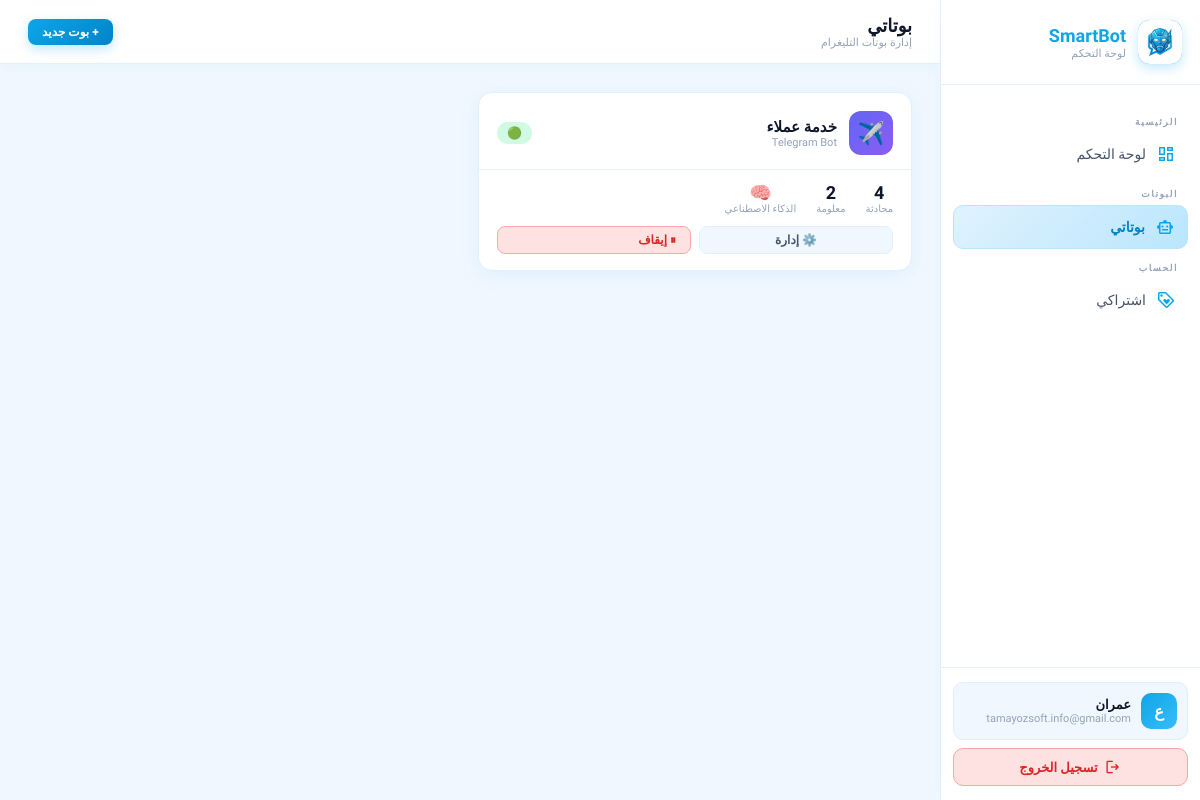
Before: /bots (signed in) with the older database file.
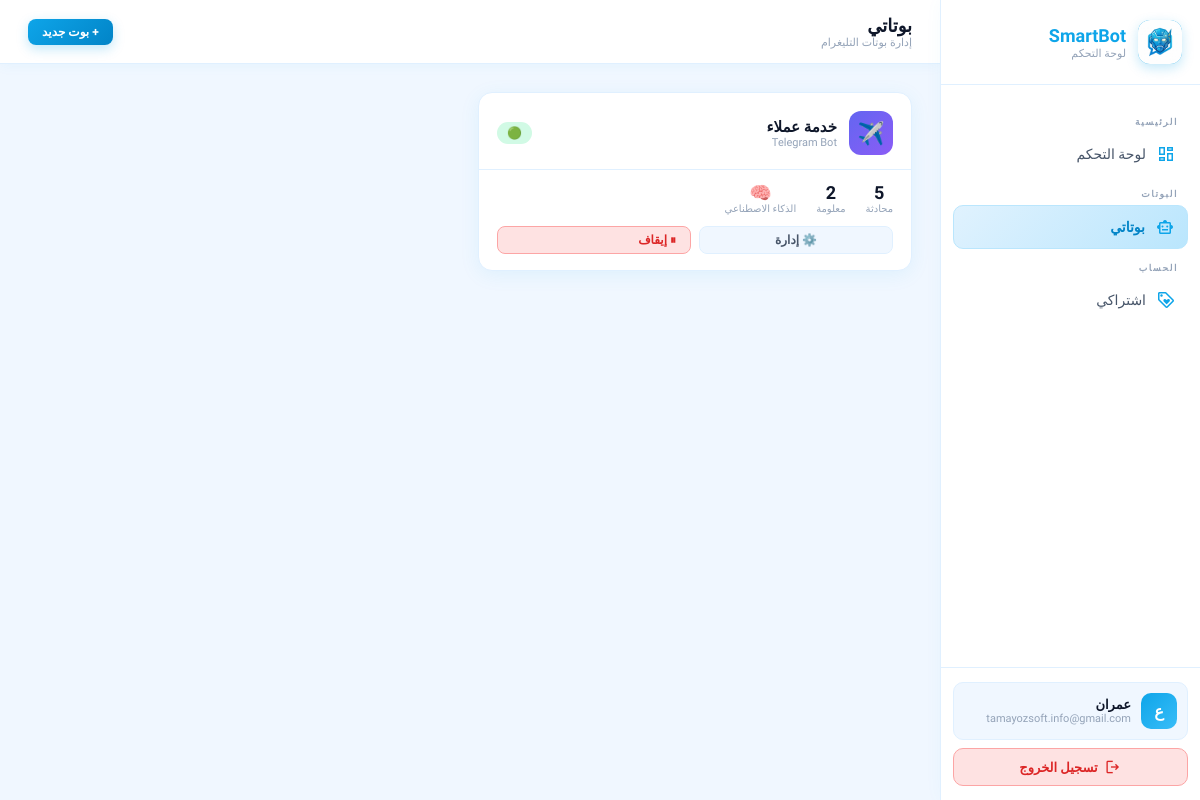
After: the same page with the newer database file.
### tables this page shows
CREATE TABLE bots (
    id INTEGER PRIMARY KEY AUTOINCREMENT,
    user_id INTEGER NOT NULL REFERENCES users(id) ON DELETE CASCADE,
    name TEXT NOT NULL,
    description TEXT,
    platform TEXT DEFAULT 'telegram',
    token TEXT,
    webhook_url TEXT,
    is_active INTEGER DEFAULT 0,
    ai_enabled INTEGER DEFAULT 1,
    ai_model TEXT DEFAULT 'gemini-1.5-flash',
    system_prompt TEXT,
    welcome_message TEXT,
    language TEXT DEFAULT 'ar',
    settings TEXT DEFAULT '{}',
    created_at TEXT DEFAULT (datetime('now')),
    updated_at TEXT DEFAULT (datetime('now'))
, allowed_group_id TEXT, allowed_group_title TEXT, group_trigger TEXT DEFAULT 'botrun', group_mode_enabled INTEGER DEFAULT 1);

### app/routers/user/bots.py (the view)
@router.get("/bots", response_class=HTMLResponse)
async def user_bots(request: Request, db: aiosqlite.Connection = Depends(get_db)):
    user_payload = require_user(request)
    if not user_payload:
        return RedirectResponse("/login", status_code=302)
    user_id = int(user_payload["sub"])
    async with db.execute("SELECT * FROM users WHERE id = ?", (user_id,)) as c:
        user = dict(await c.fetchone())
    async with db.execute("""
        SELECT b.*,
               (SELECT COUNT(*) FROM conversations WHERE bot_id = b.id) as conv_count,
               (SELECT COUNT(*) FROM knowledge_base WHERE bot_id = b.id) as kb_count
        FROM bots b WHERE b.user_id = ? ORDER BY b.created_at DESC
    """, (user_id,)) as c:
        bots = [dict(r) for r in await c.fetchall()]
    has_sub = await check_subscription(user_id, db)
    return templates.TemplateResponse("user/bots.html", {
        "request": request,
        "user": user,
        "bots": bots,
        "has_subscription": has_sub,
        "page": "bots"
    })

### app/templates/user/bots.html (shortened to what this page needs)
{% extends "user/layout.html" %}
{% block page_title %}بوتاتي{% endblock %}
{% block page_sub %}إدارة بوتات التليغرام{% endblock %}
{% block topbar_actions %}
<a href="/bots/new" class="btn btn-primary btn-sm">+ بوت جديد</a>
{% endblock %}
{% block content %}
{% if bots %}
<div style="display:grid;grid-template-columns:repeat(auto-fill,minmax(300px,1fr));gap:16px;">
    {% for bot in bots %}
    <div class="card" style="padding:0;overflow:hidden;transition:all 0.3s;" onmouseenter="this.style.transform='translateY(-3px)';this.style.boxShadow='0 16px 40px rgba(0,0,0,0.4)'" onmouseleave="this.style.transform='';this.style.boxShadow=''">
        <div style="padding:18px 18px 14px;border-bottom:1px solid var(--border);display:flex;align-items:center;gap:12px;">
            <div style="width:44px;height:44px;background:linear-gradient(135deg,#6366f1,#8b5cf6);border-radius:12px;display:flex;align-items:center;justify-content:center;font-size:22px;flex-shrink:0;">✈️</div>
            <div style="flex:1;overflow:hidden;">
                <div style="font-weight:700;font-size:15px;white-space:nowrap;overflow:hidden;text-overflow:ellipsis;">{{ bot.name }}</div>
                <div style="font-size:11px;color:var(--muted);">Telegram Bot</div>
            </div>
            <div>
                {% if bot.is_active %}
                <span class="badge badge-active">🟢</span>
                {% else %}
                <span class="badge badge-inactive">🔴</span>
                {% endif %}
            </div>
        </div>
        <div style="padding:12px 18px;display:flex;gap:20px;">
            <div style="text-align:center;">
                <div style="font-size:18px;font-weight:700;">{{ bot.conv_count }}</div>
                <div style="font-size:10px;color:var(--muted);">محادثة</div>
            </div>
            <div style="text-align:center;">
                <div style="font-size:18px;font-weight:700;">{{ bot.kb_count }}</div>
                <div style="font-size:10px;color:var(--muted);">معلومة</div>
            </div>
            <div style="text-align:center;">
                <div style="font-size:18px;font-weight:700;">{% if bot.ai_enabled %}🧠{% else %}❌{% endif %}</div>
                <div style="font-size:10px;color:var(--muted);">الذكاء الاصطناعي</div>
            </div>
        </div>
        <div style="padding:0 18px 16px;display:flex;gap:8px;">
            <a href="/bots/{{ bot.id }}" class="btn btn-ghost btn-sm" style="flex:1;justify-content:center;">⚙️ إدارة</a>
            <button class="btn btn-sm {% if bot.is_active %}btn-danger{% else %}btn-success{% endif %}"
                    onclick="toggleBot({{ bot.id }}, {{ bot.is_active }}, this)"
                    style="flex:1;">
                {% if bot.is_active %}⏸ إيقاف{% else %}▶️ تشغيل{% endif %}
            </button>
        </div>
    </div>
    {% endfor %}
</div>
{% endif %}
{% endblock %}

Changed rows visible on the page:
changed bots "خدمة عملاء": conv_count "4" → "5"
